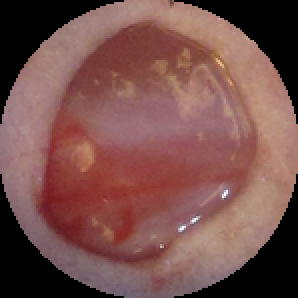
#> input picture data/MouseData/train/0/Day 0_Y8-2-L.png, 149 x 149 px, found by its file name (shown 2 times larger)
$ python pixel_approximation.py
#> lines starting #> are read from the running program, lines starting #| are printed output that depends on the picture; after the words box and inside, x2 and y2 are one past the last pixel; in counts of white or black regions, pixels touching at a corner belong together
import cv2
import numpy as np

# Load and preprocess the image
image_path = '/Users/bearcbass/RL4Wound/data/MouseData/train/0/Day 0_A8-1-R.png'
image_path = '/Users/bearcbass/RL4Wound/data/MouseData/train/0/Day 0_Y8-2-L.png'
image_path = '/Users/bearcbass/RL4Wound/data/MouseData/train/15/Day 15_Y8-2-L.png'
image_path = '/Users/bearcbass/RL4Wound/data/MouseData/train/0/Day 0_Y8-2-L.png'
# [15 lines of commented-out code are left out]


image = cv2.imread(image_path)
#> image is the input picture: shape (149, 149, 3); mean B, G, R 76.2, 80, 119.7

cv2.imshow('Wound Image', image)
cv2.waitKey(0)
cv2.destroyAllWindows()

gray = cv2.cvtColor(image, cv2.COLOR_BGR2GRAY)
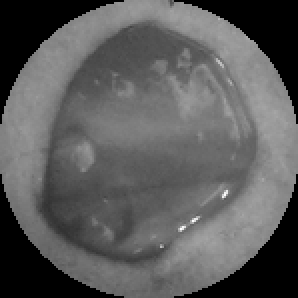
#> gray: shape (149, 149) (shown 2 times larger); min 0, max 255, mean 91.4

# Create a mask to ignore black corners
_, mask = cv2.threshold(gray, 1, 255, cv2.THRESH_BINARY)
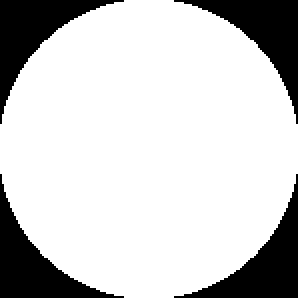
#> mask: shape (149, 149) (shown 2 times larger); 79.6% white; 4 black regions, box (x1, y1, x2, y2) and area: (0, 0, 62, 62) 1135, (87, 0, 149, 62) 1135, (0, 87, 62, 149) 1135, (87, 87, 149, 149) 1135

cv2.imshow('Mask image', mask)
cv2.waitKey(0)
cv2.destroyAllWindows()

gray_masked = cv2.bitwise_and(gray, gray, mask=mask)

# Apply Gaussian blur to remove noise
blurred = cv2.GaussianBlur(gray_masked, (5, 5), 0)
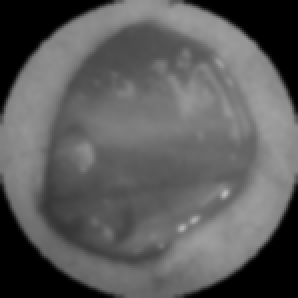
#> blurred: shape (149, 149) (shown 2 times larger); min 0, max 186, mean 91.5

# Manually threshold the wound pixels (range 60-80 based on your observation)
# This filters only the wound region based on pixel intensity
wound_range = cv2.inRange(blurred, 67, 90)
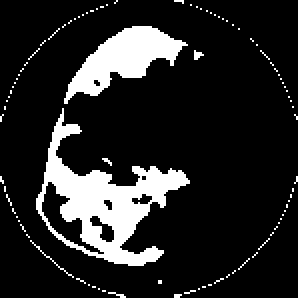
#> wound_range: shape (149, 149) (shown 2 times larger); 14.8% white; 93 white regions (90 under 20 px)

# Find contours in the thresholded image
contours, _ = cv2.findContours(wound_range, cv2.RETR_EXTERNAL, cv2.CHAIN_APPROX_SIMPLE)
#> contours = 93 contours, 91 with area under 20; largest, box (x1, y1, x2, y2) and area: (18, 54, 95, 133) 2288, (32, 13, 94, 52) 960

# Filter out very small contours (that might be noise)
min_contour_area = 100  # Adjust this value as needed
filtered_contours = [cnt for cnt in contours if cv2.contourArea(cnt) > min_contour_area]
#> filtered_contours = 2 contours; box (x1, y1, x2, y2) and area: (18, 54, 95, 133) 2288, (32, 13, 94, 52) 960

# Ensure there are contours and select the largest one
if len(filtered_contours) > 0:
    largest_contour = max(filtered_contours, key=cv2.contourArea)
#> largest_contour = contour of 171 points, box (x1, y1, x2, y2) (18, 54, 95, 133), area 2288

    # Calculate the wound area in pixels
    wound_area = cv2.contourArea(largest_contour)
#> wound_area = 2288.5
    print(f"Wound pixel area: {wound_area} pixels")
#| Wound pixel area: 2288.5 pixels

    # Optionally draw the contour for visualization
    cv2.drawContours(image, [largest_contour], -1, (0, 255, 0), 2)
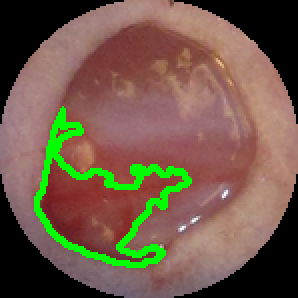
#> image: shape (149, 149, 3) (shown 2 times larger); 5.3% of pixels changed, all inside (x1, y1, x2, y2) = (17, 53, 96, 134)
    cv2.imshow('Wound Contour', image)
    cv2.waitKey(0)
    cv2.destroyAllWindows()
else:
    print("No valid contours found.")

$ run again, with data/MouseData/train/0/Day 0_A8-3-R.png copied over data/MouseData/train/0/Day 0_Y8-2-L.png
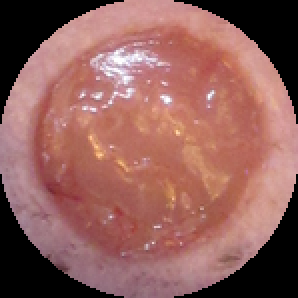
#> input picture data/MouseData/train/0/Day 0_A8-3-R.png, 149 x 149 px, found by its file name (shown 2 times larger)
#> image is the input picture: shape (149, 149, 3); mean B, G, R 91.4, 96.5, 145.7
#> mask: shape (149, 149); 79.6% white; 4 black regions, box (x1, y1, x2, y2) and area: (0, 0, 62, 62) 1135, (87, 0, 149, 62) 1135, (0, 87, 62, 149) 1135, (87, 87, 149, 149) 1135
#> `blurred = cv2.GaussianBlur(gray_masked, (5, 5), 0)`:
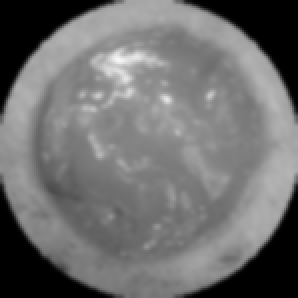
#> blurred: shape (149, 149) (shown 2 times larger); min 0, max 246, mean 110.7
#> `wound_range = cv2.inRange(blurred, 67, 90)`:
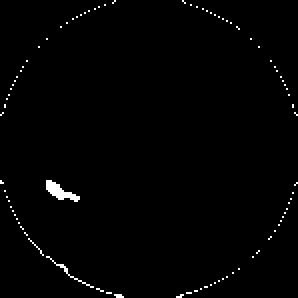
#> wound_range: shape (149, 149) (shown 2 times larger); 1.1% white in thin lines or dots
#> contours = 90 contours, 89 with area under 20; largest, box (x1, y1, x2, y2) and area: (23, 90, 40, 101) 63
#> filtered_contours = []

$ run again, with data/MouseData/train/0/Day 0_A8-4-R.png copied over data/MouseData/train/0/Day 0_Y8-2-L.png
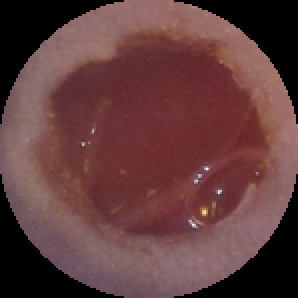
#> input picture data/MouseData/train/0/Day 0_A8-4-R.png, 149 x 149 px, found by its file name (shown 2 times larger)
#> image is the input picture: shape (149, 149, 3); mean B, G, R 60.8, 60.8, 97.6
#> mask: shape (149, 149); 79.6% white; 4 black regions, box (x1, y1, x2, y2) and area: (0, 0, 62, 62) 1135, (87, 0, 149, 62) 1135, (0, 87, 62, 149) 1135, (87, 87, 149, 149) 1135
#> `wound_range = cv2.inRange(blurred, 67, 90)`:
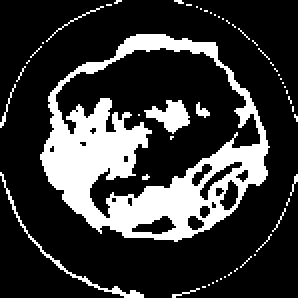
#> wound_range: shape (149, 149) (shown 2 times larger); 22% white; 54 white regions (48 under 20 px)
#> contours = 49 contours, 47 with area under 20; largest, box (x1, y1, x2, y2) and area: (20, 17, 135, 121) 8660, (0, 86, 72, 149) 88
#> filtered_contours = 1 contour; box (x1, y1, x2, y2) and area: (20, 17, 135, 121) 8660
#> largest_contour = contour of 177 points, box (x1, y1, x2, y2) (20, 17, 135, 121), area 8660
#> wound_area = 8659.5
#| Wound pixel area: 8659.5 pixels
#> `cv2.drawContours(image, [largest_contour], -1, (0, 255, 0), 2)`:
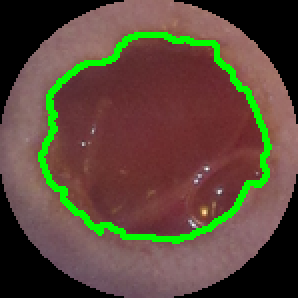
#> image: shape (149, 149, 3) (shown 2 times larger); 5.61% of pixels changed, all inside (x1, y1, x2, y2) = (19, 16, 136, 122)

$ run again, with data/MouseData/train/0/Day 0_A8-5-R.png copied over data/MouseData/train/0/Day 0_Y8-2-L.png
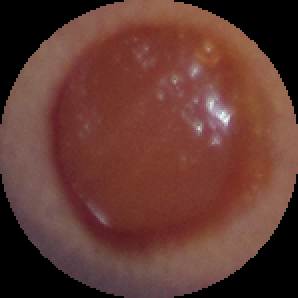
#> input picture data/MouseData/train/0/Day 0_A8-5-R.png, 149 x 149 px, found by its file name (shown 2 times larger)
#> image is the input picture: shape (149, 149, 3); mean B, G, R 49.5, 57.1, 97.6
#> mask: shape (149, 149); 79.6% white; 4 black regions, box (x1, y1, x2, y2) and area: (0, 0, 62, 62) 1135, (87, 0, 149, 62) 1135, (0, 87, 62, 149) 1135, (87, 87, 149, 149) 1135
#> `wound_range = cv2.inRange(blurred, 67, 90)`:
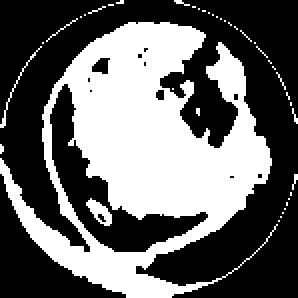
#> wound_range: shape (149, 149) (shown 2 times larger); 40.9% white; 41 white regions (38 under 20 px)
#> contours = 40 contours, 39 with area under 20; largest, box (x1, y1, x2, y2) and area: (0, 11, 139, 149) 10237
#> filtered_contours = 1 contour; box (x1, y1, x2, y2) and area: (0, 11, 139, 149) 10237
#> largest_contour = contour of 433 points, box (x1, y1, x2, y2) (0, 11, 139, 149), area 10237
#> wound_area = 10237
#| Wound pixel area: 10237.0 pixels
#> `cv2.drawContours(image, [largest_contour], -1, (0, 255, 0), 2)`:
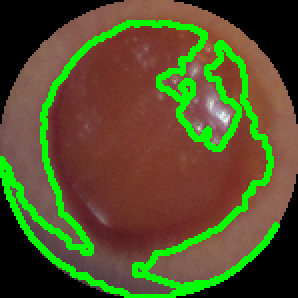
#> image: shape (149, 149, 3) (shown 2 times larger); 12.8% of pixels changed, all inside (x1, y1, x2, y2) = (0, 10, 140, 149)
